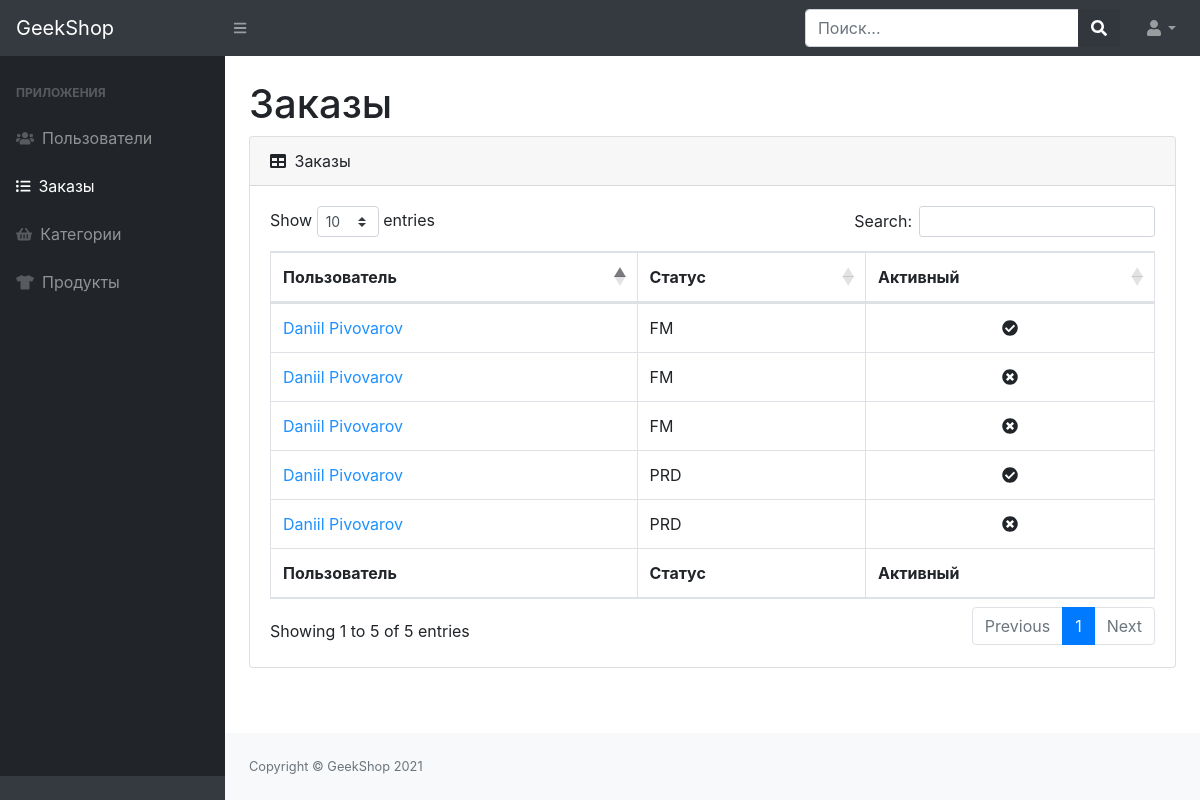
Screenshot of /admin-staff/orders/ (signed in) with the database file from the repository.
### orders/models.py (models this page shows, shortened)
class Order(models.Model):
    FORMING = 'FM'
    SENT_TO_PROCEED = 'STP'
    PROCEEDED = 'PRD'
    PAID = 'PD'
    READY = 'RDY'
    CANCEL = 'CNC'
    DELIVERED = 'DVD'
    ORDER_STATUS_CHOICES = (
        (FORMING, 'формируется'),
        (SENT_TO_PROCEED, 'отправлен в обработку'),
        (PAID, 'оплачен'),
        (PROCEEDED, 'обработан'),
        (READY, 'готов к выдаче'),
        (CANCEL, 'отменен'),
        (DELIVERED, 'выдан')
    )
    user = models.ForeignKey(settings.AUTH_USER_MODEL, on_delete=models.CASCADE)
    created = models.DateTimeField(auto_now_add=True)
    updated = models.DateTimeField(auto_now=True)
    status = models.CharField(max_length=3, choices=ORDER_STATUS_CHOICES, default=FORMING)
    is_active = models.BooleanField(default=True)
    class Meta:
        ordering = ('-created',)
        verbose_name = 'заказ'
        verbose_name_plural = 'заказы'

### users/models.py (models this page shows, shortened)
class User(AbstractUser):
    image = models.ImageField(upload_to='users_images', blank=True)
    activation_key = models.CharField(max_length=128, blank=True)
    activation_key_created = models.DateTimeField(auto_now_add=True, blank=True, null=True)

### admins/views.py (the view)
# urls.py: path('orders/', OrderListView.as_view(), name='admin_orders'),
class OrderListView(ListView):
    model = Order
    template_name = 'admins/admin-orders-read.html'
    def get_context_data(self, *, object_list=None, **kwargs):
        context = super(OrderListView, self).get_context_data(**kwargs)
        context['title'] = 'GeekShop - Админ | Заказы'
        return context
    @method_decorator(user_passes_test(lambda u: u.is_superuser))
    def dispatch(self, request, *args, **kwargs):
        return super(OrderListView, self).dispatch(request, *args, **kwargs)

### products/context_processors.py (called while the page is built)
def basket(request):
    baskets_list = []
    if request.user.is_authenticated:
        baskets_list = Basket.objects.filter(user=request.user)
    return {'baskets': baskets_list}

### admins/templates/admins/admin-orders-read.html
{% extends 'admins/base.html' %}
{% block content %}
    <main>
        <div class="container-fluid">
            <h1 class="mt-4">Заказы</h1>
            <div class="card mb-4">
                <div class="card-header">
                    <i class="fas fa-table mr-1"></i>
                    Заказы
                </div>
                <div class="card-body">
                    <div class="table-responsive">
                        <table class="table table-bordered" id="dataTable" width="100%" cellspacing="0">
                            <thead>
                            <tr>
                                <th>Пользователь</th>
                                <th>Статус</th>
                                <th>Активный</th>
                            </tr>
                            </thead>
                            <tfoot>
                            <tr>
                                <th>Пользователь</th>
                                <th>Статус</th>
                                <th>Активный</th>
                            </tr>
                            </tfoot>
                            <tbody>
                            {% for order in object_list %}
                                <tr>
                                    <td>
                                        <a href="{% url 'admins:admin_orders_update' order.id %}" style="color: dodgerblue">
                                            {{ order.user.first_name }} {{ order.user.last_name }}
                                        </a>
                                    </td>
                                    <td>{{ order.status }}</td>
                                    <td class="text-center">
                                        {% if order.is_active %}
                                            <i class="fas fa-check-circle"></i>
                                        {% else %}
                                            <i class="fas fa-times-circle"></i>
                                        {% endif %}
                                    </td>
                                </tr>
                            {% endfor %}
                            </tbody>
                        </table>
                    </div>
                </div>
            </div>
        </div>
    </main>
{% endblock %}

### rows the page displays
Order: user.first_name "Daniil", user.last_name "Pivovarov", status "FM", is_active True (drawn)
Order: user.first_name "Daniil", user.last_name "Pivovarov", status "FM", is_active False (drawn)
Order: user.first_name "Daniil", user.last_name "Pivovarov", status "FM", is_active False (drawn)
Order: user.first_name "Daniil", user.last_name "Pivovarov", status "PRD", is_active True (drawn)
Order: user.first_name "Daniil", user.last_name "Pivovarov", status "PRD", is_active False (drawn)
